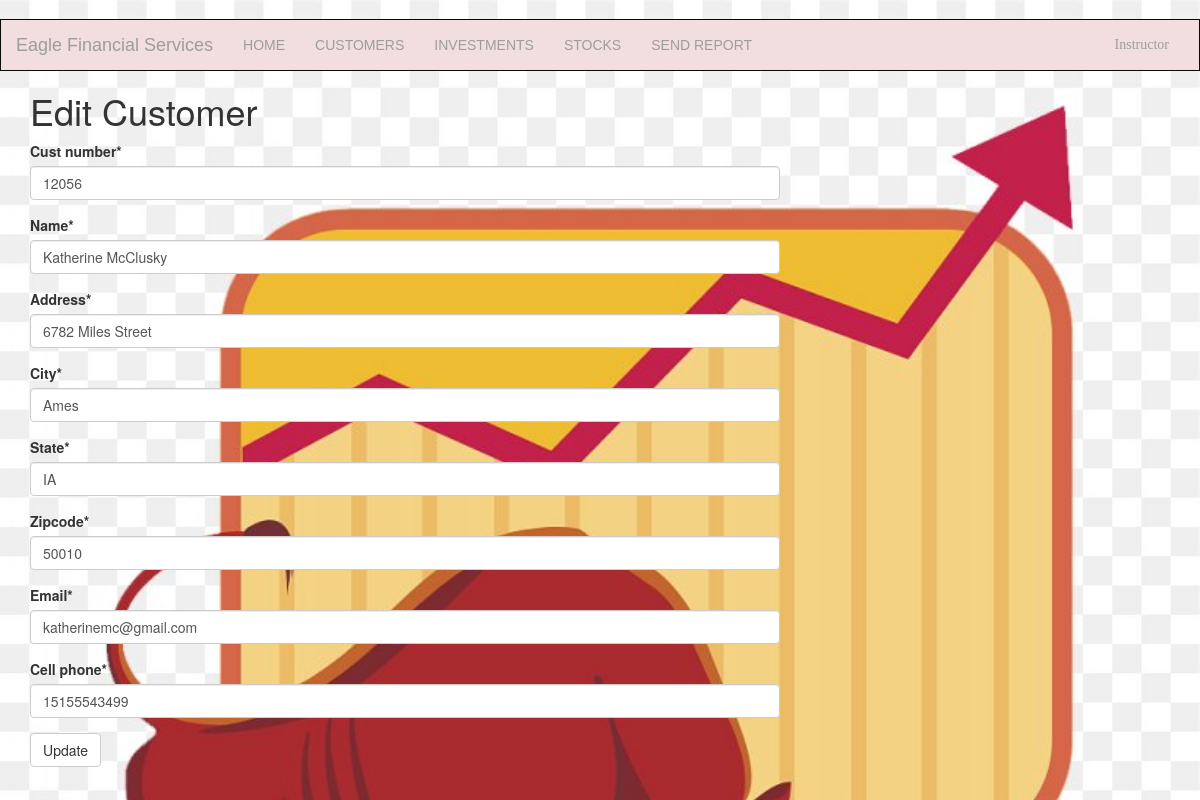
The page /customer/1/edit/ (signed in) on the database its author committed.
### portfolio/models.py (models this page shows, shortened)
class Customer(models.Model):
    name = models.CharField(max_length=50)
    address = models.CharField(max_length=200)
    cust_number = models.IntegerField(blank=False, null=False)
    city = models.CharField(max_length=50)
    state = models.CharField(max_length=50)
    zipcode = models.CharField(max_length=10)
    email = models.EmailField(max_length=200)
    cell_phone = models.CharField(max_length=50)
    created_date = models.DateTimeField(
        default=timezone.now)
    updated_date = models.DateTimeField(auto_now_add=True)

### portfolio/views.py (the view)
# urls.py: path('customer/<int:pk>/edit/', views.customer_edit, name='customer_edit'),
@login_required
def customer_edit(request, pk):
    customer = get_object_or_404(Customer, pk=pk)
    if request.method == "POST":
        form = CustomerForm(request.POST, instance=customer)
        if form.is_valid():
            customer = form.save(commit=False)
            customer.updated_date = timezone.now()
            customer.save()
            customer = Customer.objects.filter(created_date__lte=timezone.now())
            return render(request, 'portfolio/customer_list.html',
                          {'customers': customer})
    else:
        form = CustomerForm(instance=customer)
    return render(request, 'portfolio/customer_edit.html', {'form': form})

### portfolio/forms.py
class CustomerForm(forms.ModelForm):
    class Meta:
        model = Customer
        fields = ('cust_number', 'name', 'address', 'city', 'state', 'zipcode', 'email', 'cell_phone',)

### templates/portfolio/customer_edit.html
{% extends 'portfolio/base.html' %}
{% load static %}
{% load crispy_forms_filters %}
{% load crispy_forms_tags %}
{% block content %}
    <h1>Edit Customer</h1>
    <form method="POST" class="customer-form">{% csrf_token %}
        {{ form|crispy }}
        <button type="submit" class="save btn btn-default">Update</button>
    </form>
{% endblock %}

### templates/portfolio/base.html (shortened to what this page needs)
{% load static %}
<html lang="en">
<head>
    <link rel="stylesheet" type="text/css" href="{% static 'css/portfolio.css' %}">
    <link rel="stylesheet" href="https://maxcdn.bootstrapcdn.com/bootstrap/3.3.7/css/bootstrap.min.css">
  </head>
<body id="app-layout" style="background-color:azure">
<nav class="navbar navbar-inverse">
    <div class="container-fluid">
        <div class="navbar-header">
            <a class="navbar-brand" href="/">
                Eagle Financial Services
            </a>
        </div>
        <div class="collapse navbar-collapse" id="myNavbar">
            <ul class="nav navbar-nav">
                <li class="nav-item"><a class="nav-link text-light text-uppercase font-weight-bold px-3"  href="{% url 'portfolio:home' %}">Home</a></li>
                <li class="nav-item"><a class="nav-link text-light text-uppercase font-weight-bold px-3" href="{% url 'portfolio:customer_list' %}">Customers</a></li>
               <li class="nav-item"><a class="nav-link text-light text-uppercase font-weight-bold px-3" href="{% url 'portfolio:investment_list' %}">Investments</a></li>
                <li class="nav-item"><a class="nav-link text-light text-uppercase font-weight-bold px-3" href="{% url 'portfolio:stock_list' %}">Stocks</a></li>
                <li class="nav-item"><a class="nav-link text-light text-uppercase font-weight-bold px-3" href="{% url 'portfolio:contact' %}">Send Report</a></li>
                            </ul>
            <ul class="nav navbar-nav navbar-right">
                {% if user.is_authenticated %}
                    <li class="dropdown">
                        <a class="nav-link dropdown-toggle" href="#" id="navbarDropdown" role="button" data-toggle="dropdown" aria-haspopup="true" aria-expanded="false"style="font-family: 'Arial Black'" >{{ user.username|title }}</a>
                    </li>
                               {% endif %}
            </ul>
        </div>
    </div>
</nav>
<div class="content container">
    <div class="row">
        <div class="col-md-8">
            {% block content %}{% endblock %}
        </div>
    </div>
</body>
</html>

### portfolio/static/css/portfolio.css (style rules this page uses)
body { align-content: center; background-image: url('../images/img.png'); background-attachment: fixed; background-size: cover; font-family: Arial; font-size: medium; }

### templates/portfolio/base.html (style rules this page uses)
.navbar { background:#f2dede; margin-bottom: 0; border-radius: 0; font-family: "Arial Black", sans-serif; }

### rows shown on the page
Customer: cust_number "12056", name "Katherine McClusky", address "6782 Miles Street", city "Ames", state "IA", zipcode "50010", email "katherinemc@gmail.com", cell_phone "15155543499"

### other values the page prints
{{ user.username|title }} "Instructor"
